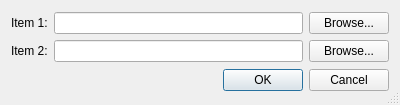
<?xml version="1.0" encoding="UTF-8"?>
<ui version="4.0">
 <class>mOpenDlg</class>
 <widget class="QDialog" name="mOpenDlg">
  <property name="windowModality">
   <enum>Qt::ApplicationModal</enum>
  </property>
  <property name="geometry">
   <rect>
    <x>0</x>
    <y>0</y>
    <width>400</width>
    <height>105</height>
   </rect>
  </property>
  <property name="windowTitle">
   <string>Select two directories</string>
  </property>
  <property name="windowIcon">
   <iconset resource="gui.qrc">
    <normaloff>:/res/open-directories.png</normaloff>:/res/open-directories.png</iconset>
  </property>
  <property name="sizeGripEnabled">
   <bool>true</bool>
  </property>
  <property name="modal">
   <bool>true</bool>
  </property>
  <layout class="QVBoxLayout" name="verticalLayout_2">
   <item>
    <layout class="QVBoxLayout" name="verticalLayout">
     <item>
      <layout class="QHBoxLayout" name="horizontalLayout">
       <item>
        <widget class="QLabel" name="label">
         <property name="text">
          <string>Item 1:</string>
         </property>
         <property name="buddy">
          <cstring>mItem1Edit</cstring>
         </property>
        </widget>
       </item>
       <item>
        <widget class="QLineEdit" name="mItem1Edit"/>
       </item>
       <item>
        <widget class="QPushButton" name="mBtnBrowse1">
         <property name="text">
          <string>Browse...</string>
         </property>
        </widget>
       </item>
      </layout>
     </item>
     <item>
      <layout class="QHBoxLayout" name="horizontalLayout_2">
       <item>
        <widget class="QLabel" name="label_2">
         <property name="text">
          <string>Item 2:</string>
         </property>
         <property name="buddy">
          <cstring>mItem2Edit</cstring>
         </property>
        </widget>
       </item>
       <item>
        <widget class="QLineEdit" name="mItem2Edit"/>
       </item>
       <item>
        <widget class="QPushButton" name="mBtnBrowse2">
         <property name="text">
          <string>Browse...</string>
         </property>
        </widget>
       </item>
      </layout>
     </item>
    </layout>
   </item>
   <item>
    <widget class="QDialogButtonBox" name="buttonBox">
     <property name="orientation">
      <enum>Qt::Horizontal</enum>
     </property>
     <property name="standardButtons">
      <set>QDialogButtonBox::Cancel|QDialogButtonBox::Ok</set>
     </property>
     <property name="centerButtons">
      <bool>false</bool>
     </property>
    </widget>
   </item>
  </layout>
 </widget>
 <tabstops>
  <tabstop>mItem1Edit</tabstop>
  <tabstop>mItem2Edit</tabstop>
  <tabstop>mBtnBrowse1</tabstop>
  <tabstop>mBtnBrowse2</tabstop>
  <tabstop>buttonBox</tabstop>
 </tabstops>
 <resources>
  <include location="gui.qrc"/>
 </resources>
 <connections>
  <connection>
   <sender>buttonBox</sender>
   <signal>accepted()</signal>
   <receiver>mOpenDlg</receiver>
   <slot>accept()</slot>
   <hints>
    <hint type="sourcelabel">
     <x>257</x>
     <y>95</y>
    </hint>
    <hint type="destinationlabel">
     <x>157</x>
     <y>274</y>
    </hint>
   </hints>
  </connection>
  <connection>
   <sender>buttonBox</sender>
   <signal>rejected()</signal>
   <receiver>mOpenDlg</receiver>
   <slot>reject()</slot>
   <hints>
    <hint type="sourcelabel">
     <x>325</x>
     <y>95</y>
    </hint>
    <hint type="destinationlabel">
     <x>286</x>
     <y>274</y>
    </hint>
   </hints>
  </connection>
 </connections>
</ui>
